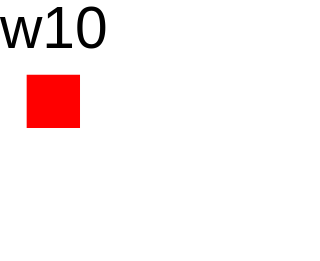

Write a Vega-Lite specification for this figure.
### Vega specification from a JSON file in a GitHub repository (floating-point values rounded to 4 significant figures)
{"width": 60, "height": 40, "marks": [{"type": "rect", "name": 0, "encode": {"enter": {"x": {"value": 5}, "y": {"value": 5}, "width": {"value": 10}, "height": {"value": 10}, "fill": {"value": "red"}}}}, {"type": "text", "from": {"data": "0"}, "encode": {"enter": {"text": {"signal": "'w' + datum.width"}}}}]}
